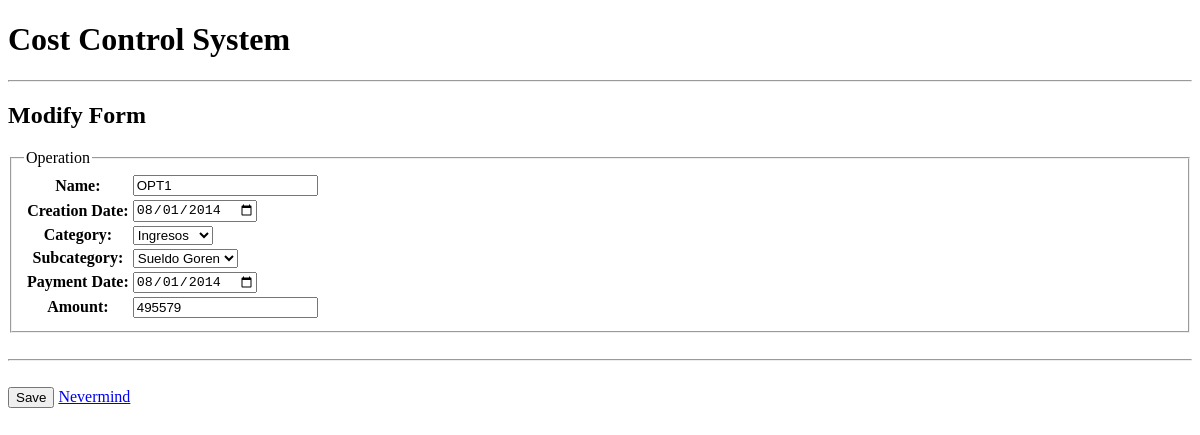
The app's page /entry/1/, older data.
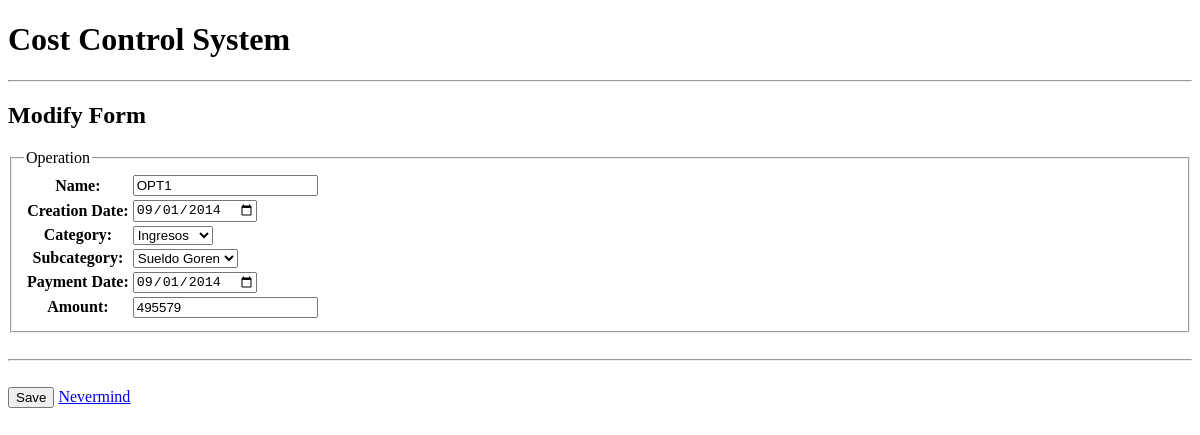
The same page, newer data.
### TRANSACTION/models.py (models this page shows, shortened)
class Operaciones(models.Model):
    name = models.CharField(max_length=100, blank=True, null=True,default='OPT')
    fecha_creacion = models.DateField(null=False, blank=False)
    category = models.ForeignKey(Category, on_delete=models.SET_NULL, null = True)
    subcategory = models.ForeignKey(Subcategory, on_delete=models.SET_NULL, null = True)
    fecha_pago = models.DateField(null=True, blank=True)
    monto =  models.PositiveIntegerField(default=0)

### TRANSACTION/views.py (the view)
# urls.py: path('entry/<int:pk>/', views.OperacionesUpdateView.as_view(), name='operation_change'),
class OperacionesUpdateView(UpdateView):
    model = Operaciones
    form_class = OperacionesForm
    success_url = reverse_lazy('operation_changelist')
    template_name ='TRANSACTION/operationes_modify.html'

### TRANSACTION/forms.py
class OperacionesForm(forms.ModelForm):
    class Meta:
        model = Operaciones
        fields = ('name','fecha_creacion','category','subcategory','fecha_pago','monto')
        widgets = {
             'fecha_creacion': forms.DateInput(attrs={'type': 'date'}),
             'fecha_pago': forms.DateInput(attrs={'type': 'date'}),
             'monto': forms.NumberInput(attrs={'class': 'currency-input', 'step': '0.01'})
        }
    def __init__(self,*args,**kwargs):
        super().__init__(*args,**kwargs)
        self.fields['subcategory'].queryset = Subcategory.objects.none()
        if 'category' in self.data:
            try:
                category_id = int(self.data.get('category'))
                self.fields['subcategory'].queryset = Subcategory.objects.filter(category_id=category_id).order_by('name')
            except (ValueError, TypeError):
                pass # invalid input from the client; ignore and fallback to empty City queryset
        elif self.instance.pk:
            self.fields['subcategory'].queryset = self.instance.category.subcategory_set.order_by('name')

### TRANSACTION/models.py (called while the page is built)
    def __str__(self):
        return self.name

    def __str__(self):
        return self.name

### templates/TRANSACTION/operationes_modify.html (shortened to what this page needs)
{% extends 'base.html' %}
{% block content %}
  <h2>Modify Form</h2>
  <form method="post" id="operacionesForm" data-subcategories-url="{% url 'ajax_load_subcategories' %}" novalidate>
    <fieldset>
    <legend>Operation</legend>
    <table>
      <tr>
          <th><label for="id_name">Name:</label></th>
          <td>{{ form.name }}</td>
      </tr>
      <tr>
        <th><label for="id_fecha_creacion">Creation Date:</label></th>
        <td><input type="date" id="id_fecha_creacion" name="fecha_creacion" value="{{ form.instance.fecha_creacion|date:"Y-m-d" }}"></td>
      </tr>
      <tr>
        <th><label for="id_category">Category:</label></th>
        <td>{{ form.category }}</td>
      </tr>
      <tr>
        <th><label for="id_subcategory">Subcategory:</label></th>
        <td>{{ form.subcategory }}</td>
      </tr>
      <tr>
        <th><label for="id_fecha_pago">Payment Date:</label></th>
        <td><input type="date" id="id_fecha_pago" name="fecha_pago" value="{{ form.instance.fecha_pago|date:"Y-m-d" }}"></td>
      </tr>
      <th><label for="id_monto">Amount:</label></th>
          <td>{{ form.monto }}</td>
    </table>
    </fieldset>
    <br>
    <hr>
    <br>
    <button type="submit">Save</button>
    <a href="{% url 'operation_changelist' %}">Nevermind</a>
  </form>
{% endblock %}

Row changes from the older to the newer data that the page shows:
changed Operaciones "OPT1": fecha_creacion "08/01/2014" → "09/01/2014"; fecha_pago "08/01/2014" → "09/01/2014"
